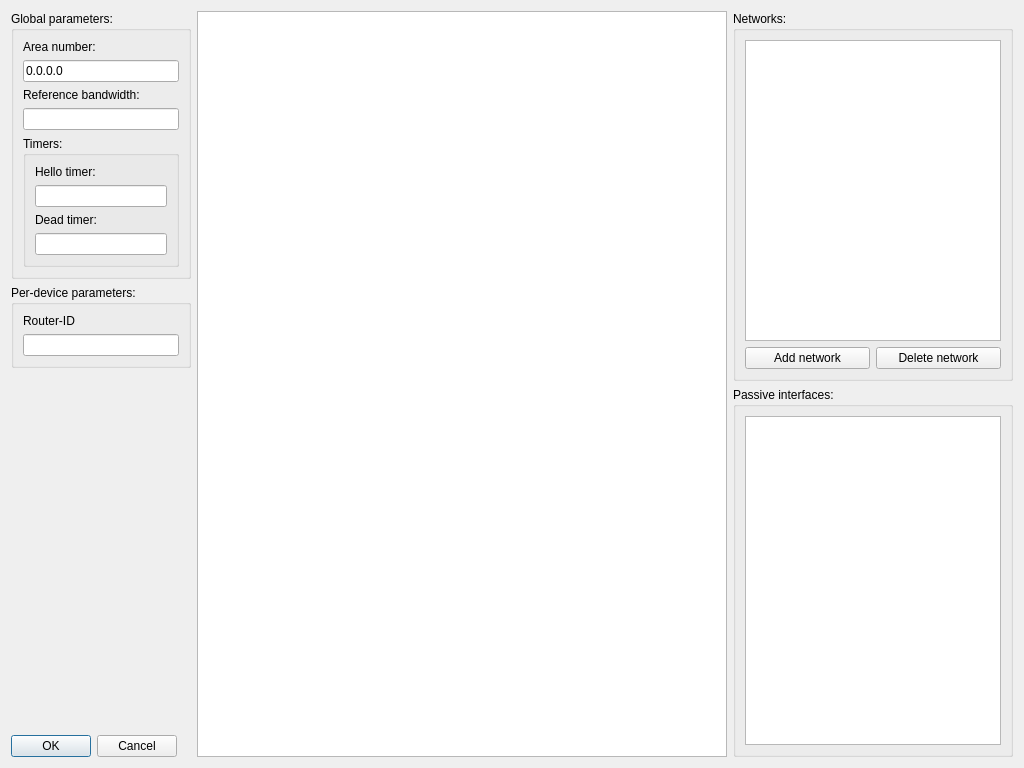
<?xml version="1.0" encoding="UTF-8"?>
<ui version="4.0">
 <class>OSPFDialog</class>
 <widget class="QDialog" name="OSPFDialog">
  <property name="geometry">
   <rect>
    <x>0</x>
    <y>0</y>
    <width>1024</width>
    <height>768</height>
   </rect>
  </property>
  <property name="sizePolicy">
   <sizepolicy hsizetype="Expanding" vsizetype="Expanding">
    <horstretch>0</horstretch>
    <verstretch>0</verstretch>
   </sizepolicy>
  </property>
  <property name="minimumSize">
   <size>
    <width>800</width>
    <height>500</height>
   </size>
  </property>
  <property name="maximumSize">
   <size>
    <width>1440</width>
    <height>900</height>
   </size>
  </property>
  <property name="windowTitle">
   <string>OSPF configuration</string>
  </property>
  <property name="autoFillBackground">
   <bool>false</bool>
  </property>
  <layout class="QHBoxLayout" name="horizontalLayout">
   <item>
    <layout class="QVBoxLayout" name="verticalLayout_2">
     <item alignment="Qt::AlignmentFlag::AlignLeft|Qt::AlignmentFlag::AlignTop">
      <widget class="QGroupBox" name="global_parameters_groupbox">
       <property name="sizePolicy">
        <sizepolicy hsizetype="MinimumExpanding" vsizetype="Expanding">
         <horstretch>0</horstretch>
         <verstretch>0</verstretch>
        </sizepolicy>
       </property>
       <property name="minimumSize">
        <size>
         <width>180</width>
         <height>0</height>
        </size>
       </property>
       <property name="baseSize">
        <size>
         <width>200</width>
         <height>200</height>
        </size>
       </property>
       <property name="title">
        <string>Global parameters:</string>
       </property>
       <layout class="QVBoxLayout" name="verticalLayout_7">
        <item alignment="Qt::AlignmentFlag::AlignLeft">
         <widget class="QLabel" name="area_number_label">
          <property name="sizePolicy">
           <sizepolicy hsizetype="Expanding" vsizetype="Expanding">
            <horstretch>0</horstretch>
            <verstretch>0</verstretch>
           </sizepolicy>
          </property>
          <property name="toolTip">
           <string>Specifiy OSPF area number. Defaults to 0.</string>
          </property>
          <property name="text">
           <string>Area number:</string>
          </property>
          <property name="buddy">
           <cstring>area_number_input</cstring>
          </property>
         </widget>
        </item>
        <item>
         <widget class="QLineEdit" name="area_number_input">
          <property name="sizePolicy">
           <sizepolicy hsizetype="Expanding" vsizetype="Fixed">
            <horstretch>0</horstretch>
            <verstretch>0</verstretch>
           </sizepolicy>
          </property>
          <property name="toolTip">
           <string>Specifiy OSPF area number. Defaults to 0.0.0.0</string>
          </property>
          <property name="text">
           <string>0.0.0.0</string>
          </property>
          <property name="placeholderText">
           <string>0.0.0.0</string>
          </property>
         </widget>
        </item>
        <item alignment="Qt::AlignmentFlag::AlignLeft">
         <widget class="QLabel" name="reference_bandwidth_label">
          <property name="sizePolicy">
           <sizepolicy hsizetype="Expanding" vsizetype="Expanding">
            <horstretch>0</horstretch>
            <verstretch>0</verstretch>
           </sizepolicy>
          </property>
          <property name="toolTip">
           <string>Specifiy reference bandwidth. Used for calculating cost.</string>
          </property>
          <property name="text">
           <string>Reference bandwidth:</string>
          </property>
          <property name="buddy">
           <cstring>reference_bandwidth_input</cstring>
          </property>
         </widget>
        </item>
        <item>
         <widget class="QLineEdit" name="reference_bandwidth_input">
          <property name="sizePolicy">
           <sizepolicy hsizetype="Expanding" vsizetype="Fixed">
            <horstretch>0</horstretch>
            <verstretch>0</verstretch>
           </sizepolicy>
          </property>
          <property name="toolTip">
           <string>Specifiy reference bandwidth. Used for calculating cost.</string>
          </property>
         </widget>
        </item>
        <item>
         <widget class="QGroupBox" name="timers_groupbox">
          <property name="sizePolicy">
           <sizepolicy hsizetype="Expanding" vsizetype="Expanding">
            <horstretch>0</horstretch>
            <verstretch>0</verstretch>
           </sizepolicy>
          </property>
          <property name="minimumSize">
           <size>
            <width>0</width>
            <height>0</height>
           </size>
          </property>
          <property name="title">
           <string>Timers:</string>
          </property>
          <layout class="QVBoxLayout" name="verticalLayout_8">
           <item alignment="Qt::AlignmentFlag::AlignLeft">
            <widget class="QLabel" name="hello_label">
             <property name="sizePolicy">
              <sizepolicy hsizetype="Expanding" vsizetype="Expanding">
               <horstretch>0</horstretch>
               <verstretch>0</verstretch>
              </sizepolicy>
             </property>
             <property name="toolTip">
              <string>Specify OSPF hello timer.</string>
             </property>
             <property name="text">
              <string>Hello timer:</string>
             </property>
             <property name="buddy">
              <cstring>hello_input</cstring>
             </property>
            </widget>
           </item>
           <item>
            <widget class="QLineEdit" name="hello_input">
             <property name="sizePolicy">
              <sizepolicy hsizetype="Expanding" vsizetype="Expanding">
               <horstretch>0</horstretch>
               <verstretch>0</verstretch>
              </sizepolicy>
             </property>
             <property name="toolTip">
              <string>Specify OSPF hello timer.</string>
             </property>
            </widget>
           </item>
           <item alignment="Qt::AlignmentFlag::AlignLeft">
            <widget class="QLabel" name="dead_label">
             <property name="sizePolicy">
              <sizepolicy hsizetype="Expanding" vsizetype="Expanding">
               <horstretch>0</horstretch>
               <verstretch>0</verstretch>
              </sizepolicy>
             </property>
             <property name="toolTip">
              <string>Specify OSPF dead timer.</string>
             </property>
             <property name="text">
              <string>Dead timer:</string>
             </property>
             <property name="buddy">
              <cstring>dead_input</cstring>
             </property>
            </widget>
           </item>
           <item>
            <widget class="QLineEdit" name="dead_input">
             <property name="sizePolicy">
              <sizepolicy hsizetype="Expanding" vsizetype="Expanding">
               <horstretch>0</horstretch>
               <verstretch>0</verstretch>
              </sizepolicy>
             </property>
             <property name="toolTip">
              <string>Specify OSPF dead timer.</string>
             </property>
            </widget>
           </item>
          </layout>
         </widget>
        </item>
       </layout>
      </widget>
     </item>
     <item alignment="Qt::AlignmentFlag::AlignLeft|Qt::AlignmentFlag::AlignTop">
      <widget class="QGroupBox" name="per_device_parameters_groupbox">
       <property name="sizePolicy">
        <sizepolicy hsizetype="MinimumExpanding" vsizetype="Expanding">
         <horstretch>0</horstretch>
         <verstretch>0</verstretch>
        </sizepolicy>
       </property>
       <property name="minimumSize">
        <size>
         <width>180</width>
         <height>0</height>
        </size>
       </property>
       <property name="title">
        <string>Per-device parameters:</string>
       </property>
       <layout class="QVBoxLayout" name="verticalLayout">
        <item>
         <widget class="QLabel" name="routerid_label">
          <property name="text">
           <string>Router-ID</string>
          </property>
         </widget>
        </item>
        <item>
         <widget class="QLineEdit" name="routerid_input"/>
        </item>
       </layout>
      </widget>
     </item>
     <item alignment="Qt::AlignmentFlag::AlignLeft|Qt::AlignmentFlag::AlignBottom">
      <widget class="QDialogButtonBox" name="ok_cancel_buttons">
       <property name="sizePolicy">
        <sizepolicy hsizetype="Expanding" vsizetype="Expanding">
         <horstretch>0</horstretch>
         <verstretch>0</verstretch>
        </sizepolicy>
       </property>
       <property name="minimumSize">
        <size>
         <width>0</width>
         <height>0</height>
        </size>
       </property>
       <property name="standardButtons">
        <set>QDialogButtonBox::StandardButton::Cancel|QDialogButtonBox::StandardButton::Ok</set>
       </property>
      </widget>
     </item>
    </layout>
   </item>
   <item>
    <widget class="QGraphicsView" name="graphicsView">
     <property name="sizePolicy">
      <sizepolicy hsizetype="Expanding" vsizetype="Expanding">
       <horstretch>0</horstretch>
       <verstretch>0</verstretch>
      </sizepolicy>
     </property>
    </widget>
   </item>
   <item>
    <layout class="QVBoxLayout" name="right_layout">
     <item alignment="Qt::AlignmentFlag::AlignRight">
      <widget class="QGroupBox" name="networks_groupbox">
       <property name="sizePolicy">
        <sizepolicy hsizetype="Expanding" vsizetype="Expanding">
         <horstretch>0</horstretch>
         <verstretch>0</verstretch>
        </sizepolicy>
       </property>
       <property name="toolTip">
        <string>List of configured OSPF networks.</string>
       </property>
       <property name="title">
        <string>Networks:</string>
       </property>
       <layout class="QVBoxLayout" name="verticalLayout_5">
        <item>
         <widget class="QTableWidget" name="networks_table">
          <property name="sizePolicy">
           <sizepolicy hsizetype="Expanding" vsizetype="Expanding">
            <horstretch>0</horstretch>
            <verstretch>0</verstretch>
           </sizepolicy>
          </property>
         </widget>
        </item>
        <item>
         <layout class="QHBoxLayout" name="network_buttons_layout">
          <item>
           <widget class="QPushButton" name="add_network_button">
            <property name="sizePolicy">
             <sizepolicy hsizetype="Expanding" vsizetype="Fixed">
              <horstretch>0</horstretch>
              <verstretch>0</verstretch>
             </sizepolicy>
            </property>
            <property name="toolTip">
             <string>Add another network</string>
            </property>
            <property name="text">
             <string>Add network</string>
            </property>
           </widget>
          </item>
          <item>
           <widget class="QPushButton" name="delete_network_button">
            <property name="sizePolicy">
             <sizepolicy hsizetype="Expanding" vsizetype="Fixed">
              <horstretch>0</horstretch>
              <verstretch>0</verstretch>
             </sizepolicy>
            </property>
            <property name="toolTip">
             <string>Delete selected network</string>
            </property>
            <property name="text">
             <string>Delete network</string>
            </property>
           </widget>
          </item>
         </layout>
        </item>
       </layout>
      </widget>
     </item>
     <item alignment="Qt::AlignmentFlag::AlignRight">
      <widget class="QGroupBox" name="passive_interfaces_groupbox">
       <property name="sizePolicy">
        <sizepolicy hsizetype="Expanding" vsizetype="Expanding">
         <horstretch>0</horstretch>
         <verstretch>0</verstretch>
        </sizepolicy>
       </property>
       <property name="toolTip">
        <string>Select passive interfaces.</string>
       </property>
       <property name="title">
        <string>Passive interfaces:</string>
       </property>
       <layout class="QVBoxLayout" name="verticalLayout_9">
        <item>
         <widget class="QTableWidget" name="passive_interfaces_table">
          <property name="sizePolicy">
           <sizepolicy hsizetype="Expanding" vsizetype="Expanding">
            <horstretch>0</horstretch>
            <verstretch>0</verstretch>
           </sizepolicy>
          </property>
         </widget>
        </item>
       </layout>
      </widget>
     </item>
    </layout>
   </item>
  </layout>
 </widget>
 <resources/>
 <connections/>
</ui>
